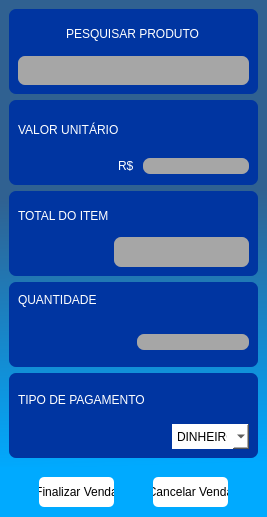
                        <widget class="QFrame" name="frame_31">
                         <property name="styleSheet">
                          <string notr="true">background-color: qlineargradient(spread:pad, x1:0.518552, y1:0.414227, x2:0.52957, y2:1, stop:0 #306191 , stop:1 #00aaff);</string>
                         </property>
                         <property name="frameShape">
                          <enum>QFrame::NoFrame</enum>
                         </property>
                         <property name="frameShadow">
                          <enum>QFrame::Raised</enum>
                         </property>
                         <layout class="QVBoxLayout" name="verticalLayout_9">
                          <property name="spacing">
                           <number>0</number>
                          </property>
                          <property name="leftMargin">
                           <number>0</number>
                          </property>
                          <property name="topMargin">
                           <number>0</number>
                          </property>
                          <property name="rightMargin">
                           <number>0</number>
                          </property>
                          <property name="bottomMargin">
                           <number>0</number>
                          </property>
                          <item>
                           <widget class="QFrame" name="frame_36">
                            <property name="maximumSize">
                             <size>
                              <width>300</width>
                              <height>16777215</height>
                             </size>
                            </property>
                            <property name="frameShape">
                             <enum>QFrame::NoFrame</enum>
                            </property>
                            <property name="frameShadow">
                             <enum>QFrame::Raised</enum>
                            </property>
                            <layout class="QGridLayout" name="gridLayout_29">
                             <item row="1" column="0">
                              <widget class="QFrame" name="frame_39">
                               <property name="minimumSize">
                                <size>
                                 <width>0</width>
                                 <height>85</height>
                                </size>
                               </property>
                               <property name="styleSheet">
                                <string notr="true">background-color: rgb(0, 53, 161);
border-radius:7px;</string>
                               </property>
                               <property name="frameShape">
                                <enum>QFrame::NoFrame</enum>
                               </property>
                               <property name="frameShadow">
                                <enum>QFrame::Raised</enum>
                               </property>
                               <layout class="QGridLayout" name="gridLayout_15">
                                <item row="0" column="0" colspan="3">
                                 <widget class="QLabel" name="label_6">
                                  <property name="styleSheet">
                                   <string notr="true">font: 11pt &quot;Arial Rounded MT Bold&quot;;
color: rgb(255, 255, 255);</string>
                                  </property>
                                  <property name="text">
                                   <string>VALOR UNITÁRIO</string>
                                  </property>
                                 </widget>
                                </item>
                                <item row="1" column="0">
                                 <spacer name="horizontalSpacer_7">
                                  <property name="orientation">
                                   <enum>Qt::Horizontal</enum>
                                  </property>
                                  <property name="sizeHint" stdset="0">
                                   <size>
                                    <width>22</width>
                                    <height>20</height>
                                   </size>
                                  </property>
                                 </spacer>
                                </item>
                                <item row="1" column="1">
                                 <widget class="QLabel" name="label_15">
                                  <property name="maximumSize">
                                   <size>
                                    <width>50</width>
                                    <height>16777215</height>
                                   </size>
                                  </property>
                                  <property name="styleSheet">
                                   <string notr="true">font: 21pt &quot;Arial Rounded MT Bold&quot;;
color: rgb(255, 255, 255);</string>
                                  </property>
                                  <property name="text">
                                   <string>R$ </string>
                                  </property>
                                 </widget>
                                </item>
                                <item row="1" column="2">
                                 <widget class="QLineEdit" name="Valor_Unit">
                                  <property name="styleSheet">
                                   <string notr="true">font: 15pt &quot;Arial Rounded MT Bold&quot;;
color: rgb(255, 255, 255);
background-color: rgb(166, 166, 166);</string>
                                  </property>
                                  <property name="text">
                                   <string/>
                                  </property>
                                  <property name="alignment">
                                   <set>Qt::AlignRight|Qt::AlignTrailing|Qt::AlignVCenter</set>
                                  </property>
                                 </widget>
                                </item>
                               </layout>
                              </widget>
                             </item>
                             <item row="0" column="0">
                              <widget class="QFrame" name="frame_38">
                               <property name="minimumSize">
                                <size>
                                 <width>0</width>
                                 <height>85</height>
                                </size>
                               </property>
                               <property name="maximumSize">
                                <size>
                                 <width>777781</width>
                                 <height>16777215</height>
                                </size>
                               </property>
                               <property name="styleSheet">
                                <string notr="true">background-color: rgb(0, 53, 161);
border-radius:7px;</string>
                               </property>
                               <property name="frameShape">
                                <enum>QFrame::StyledPanel</enum>
                               </property>
                               <property name="frameShadow">
                                <enum>QFrame::Raised</enum>
                               </property>
                               <layout class="QGridLayout" name="gridLayout_13">
                                <item row="1" column="0">
                                 <widget class="QLineEdit" name="Pesquisar_Produto">
                                  <property name="sizePolicy">
                                   <sizepolicy hsizetype="Preferred" vsizetype="Preferred">
                                    <horstretch>0</horstretch>
                                    <verstretch>0</verstretch>
                                   </sizepolicy>
                                  </property>
                                  <property name="styleSheet">
                                   <string notr="true">background-color: rgb(166, 166, 166);
font: 10pt &quot;Arial Rounded MT Bold&quot;;</string>
                                  </property>
                                  <property name="text">
                                   <string/>
                                  </property>
                                 </widget>
                                </item>
                                <item row="0" column="0">
                                 <widget class="QFrame" name="frame_43">
                                  <property name="styleSheet">
                                   <string notr="true"/>
                                  </property>
                                  <property name="frameShape">
                                   <enum>QFrame::StyledPanel</enum>
                                  </property>
                                  <property name="frameShadow">
                                   <enum>QFrame::Raised</enum>
                                  </property>
                                  <layout class="QGridLayout" name="gridLayout_14">
                                   <item row="0" column="0">
                                    <widget class="QLabel" name="label_5">
                                     <property name="sizePolicy">
                                      <sizepolicy hsizetype="Maximum" vsizetype="Preferred">
                                       <horstretch>0</horstretch>
                                       <verstretch>0</verstretch>
                                      </sizepolicy>
                                     </property>
                                     <property name="styleSheet">
                                      <string notr="true">font: 11pt &quot;Arial Rounded MT Bold&quot;;
color: rgb(255, 255, 255);</string>
                                     </property>
                                     <property name="text">
                                      <string>PESQUISAR PRODUTO</string>
                                     </property>
                                    </widget>
                                   </item>
                                  </layout>
                                 </widget>
                                </item>
                               </layout>
                              </widget>
                             </item>
                             <item row="2" column="0">
                              <widget class="QFrame" name="frame_53">
                               <property name="minimumSize">
                                <size>
                                 <width>0</width>
                                 <height>85</height>
                                </size>
                               </property>
                               <property name="styleSheet">
                                <string notr="true">background-color: rgb(0, 53, 161);
border-radius:7px;</string>
                               </property>
                               <property name="frameShape">
                                <enum>QFrame::StyledPanel</enum>
                               </property>
                               <property name="frameShadow">
                                <enum>QFrame::Raised</enum>
                               </property>
                               <layout class="QGridLayout" name="gridLayout_18">
                                <item row="0" column="0" colspan="2">
                                 <widget class="QLabel" name="label_9">
                                  <property name="styleSheet">
                                   <string notr="true">font: 11pt &quot;Arial Rounded MT Bold&quot;;
color: rgb(255, 255, 255);</string>
                                  </property>
                                  <property name="text">
                                   <string>TOTAL DO ITEM</string>
                                  </property>
                                 </widget>
                                </item>
                                <item row="1" column="0">
                                 <spacer name="horizontalSpacer_9">
                                  <property name="orientation">
                                   <enum>Qt::Horizontal</enum>
                                  </property>
                                  <property name="sizeHint" stdset="0">
                                   <size>
                                    <width>17</width>
                                    <height>20</height>
                                   </size>
                                  </property>
                                 </spacer>
                                </item>
                                <item row="1" column="1">
                                 <widget class="QLabel" name="Total_Item">
                                  <property name="minimumSize">
                                   <size>
                                    <width>135</width>
                                    <height>30</height>
                                   </size>
                                  </property>
                                  <property name="styleSheet">
                                   <string notr="true">font: 15pt &quot;Arial Rounded MT Bold&quot;;
color: rgb(255, 255, 255);
background-color: rgb(166, 166, 166);
border-radius:7px;</string>
                                  </property>
                                  <property name="text">
                                   <string/>
                                  </property>
                                 </widget>
                                </item>
                               </layout>
                              </widget>
                             </item>
                             <item row="4" column="0">
                              <widget class="QFrame" name="frame_56">
                               <property name="minimumSize">
                                <size>
                                 <width>0</width>
                                 <height>85</height>
                                </size>
                               </property>
                               <property name="styleSheet">
                                <string notr="true">background-color: rgb(0, 53, 161);
border-radius:7px;</string>
                               </property>
                               <property name="frameShape">
                                <enum>QFrame::StyledPanel</enum>
                               </property>
                               <property name="frameShadow">
                                <enum>QFrame::Raised</enum>
                               </property>
                               <layout class="QGridLayout" name="gridLayout_28">
                                <item row="0" column="0" colspan="2">
                                 <widget class="QLabel" name="label_21">
                                  <property name="styleSheet">
                                   <string notr="true">font: 11pt &quot;Arial Rounded MT Bold&quot;;
color: rgb(255, 255, 255);</string>
                                  </property>
                                  <property name="text">
                                   <string>TIPO DE PAGAMENTO</string>
                                  </property>
                                 </widget>
                                </item>
                                <item row="1" column="1">
                                 <widget class="QComboBox" name="Box_Pagamento">
                                  <property name="minimumSize">
                                   <size>
                                    <width>75</width>
                                    <height>25</height>
                                   </size>
                                  </property>
                                  <property name="styleSheet">
                                   <string notr="true">background-color: rgb(255, 255, 255);
border-radius:0px;</string>
                                  </property>
                                  <item>
                                   <property name="text">
                                    <string>DINHEIRO</string>
                                   </property>
                                  </item>
                                  <item>
                                   <property name="text">
                                    <string>CARTÃO</string>
                                   </property>
                                  </item>
                                  <item>
                                   <property name="text">
                                    <string>CHEQUE</string>
                                   </property>
                                  </item>
                                  <item>
                                   <property name="text">
                                    <string>NOTA</string>
                                   </property>
                                  </item>
                                 </widget>
                                </item>
                                <item row="1" column="0">
                                 <spacer name="horizontalSpacer_12">
                                  <property name="orientation">
                                   <enum>Qt::Horizontal</enum>
                                  </property>
                                  <property name="sizeHint" stdset="0">
                                   <size>
                                    <width>148</width>
                                    <height>20</height>
                                   </size>
                                  </property>
                                 </spacer>
                                </item>
                               </layout>
                              </widget>
                             </item>
                             <item row="3" column="0">
                              <widget class="QFrame" name="frame_40">
                               <property name="minimumSize">
                                <size>
                                 <width>0</width>
                                 <height>85</height>
                                </size>
                               </property>
                               <property name="styleSheet">
                                <string notr="true">background-color: rgb(0, 53, 161);
border-radius:7px;</string>
                               </property>
                               <property name="frameShape">
                                <enum>QFrame::StyledPanel</enum>
                               </property>
                               <property name="frameShadow">
                                <enum>QFrame::Raised</enum>
                               </property>
                               <layout class="QGridLayout" name="gridLayout_16">
                                <property name="topMargin">
                                 <number>0</number>
                                </property>
                                <property name="verticalSpacing">
                                 <number>15</number>
                                </property>
                                <item row="0" column="0" colspan="2">
                                 <widget class="QLabel" name="label_7">
                                  <property name="maximumSize">
                                   <size>
                                    <width>16777215</width>
                                    <height>25</height>
                                   </size>
                                  </property>
                                  <property name="styleSheet">
                                   <string notr="true">font: 11pt &quot;Arial Rounded MT Bold&quot;;
color: rgb(255, 255, 255);</string>
                                  </property>
                                  <property name="text">
                                   <string>QUANTIDADE</string>
                                  </property>
                                 </widget>
                                </item>
                                <item row="2" column="1">
                                 <widget class="QLineEdit" name="lineEdit_3">
                                  <property name="styleSheet">
                                   <string notr="true">font: 15pt &quot;Arial Rounded MT Bold&quot;;
color: rgb(255, 255, 255);
background-color: rgb(166, 166, 166);</string>
                                  </property>
                                  <property name="text">
                                   <string/>
                                  </property>
                                  <property name="alignment">
                                   <set>Qt::AlignRight|Qt::AlignTrailing|Qt::AlignVCenter</set>
                                  </property>
                                 </widget>
                                </item>
                                <item row="2" column="0">
                                 <spacer name="horizontalSpacer_8">
                                  <property name="orientation">
                                   <enum>Qt::Horizontal</enum>
                                  </property>
                                  <property name="sizeHint" stdset="0">
                                   <size>
                                    <width>17</width>
                                    <height>20</height>
                                   </size>
                                  </property>
                                 </spacer>
                                </item>
                               </layout>
                              </widget>
                             </item>
                            </layout>
                           </widget>
                          </item>
                          <item>
                           <widget class="QFrame" name="frame_37">
                            <property name="minimumSize">
                             <size>
                              <width>0</width>
                              <height>50</height>
                             </size>
                            </property>
                            <property name="maximumSize">
                             <size>
                              <width>16777215</width>
                              <height>50</height>
                             </size>
                            </property>
                            <property name="styleSheet">
                             <string notr="true">background-color: #00aaff;</string>
                            </property>
                            <property name="frameShape">
                             <enum>QFrame::NoFrame</enum>
                            </property>
                            <property name="frameShadow">
                             <enum>QFrame::Raised</enum>
                            </property>
                            <layout class="QGridLayout" name="gridLayout_33">
                             <property name="leftMargin">
                              <number>0</number>
                             </property>
                             <property name="topMargin">
                              <number>0</number>
                             </property>
                             <property name="rightMargin">
                              <number>0</number>
                             </property>
                             <property name="bottomMargin">
                              <number>0</number>
                             </property>
                             <property name="spacing">
                              <number>0</number>
                             </property>
                             <item row="0" column="0">
                              <widget class="QPushButton" name="FinalizarVenda">
                               <property name="sizePolicy">
                                <sizepolicy hsizetype="Preferred" vsizetype="Preferred">
                                 <horstretch>0</horstretch>
                                 <verstretch>0</verstretch>
                                </sizepolicy>
                               </property>
                               <property name="maximumSize">
                                <size>
                                 <width>75</width>
                                 <height>30</height>
                                </size>
                               </property>
                               <property name="styleSheet">
                                <string notr="true">QPushButton{
background-color: rgb(255, 255, 255);

font: 87 7pt &quot;Segoe UI Black&quot;;

border-radius:5px;
}
QPushButton:hover{
background-color: rgb(157, 157, 157);

}</string>
                               </property>
                               <property name="text">
                                <string>Finalizar Venda</string>
                               </property>
                              </widget>
                             </item>
                             <item row="0" column="1">
                              <widget class="QPushButton" name="Cancelar_Venda">
                               <property name="sizePolicy">
                                <sizepolicy hsizetype="Preferred" vsizetype="Preferred">
                                 <horstretch>0</horstretch>
                                 <verstretch>0</verstretch>
                                </sizepolicy>
                               </property>
                               <property name="maximumSize">
                                <size>
                                 <width>75</width>
                                 <height>30</height>
                                </size>
                               </property>
                               <property name="styleSheet">
                                <string notr="true">QPushButton{
background-color: rgb(255, 255, 255);

font: 87 7pt &quot;Segoe UI Black&quot;;

border-radius:5px;
}
QPushButton:hover{
background-color: rgb(157, 157, 157);
}</string>
                               </property>
                               <property name="text">
                                <string>Cancelar Venda</string>
                               </property>
                              </widget>
                             </item>
                            </layout>
                           </widget>
                          </item>
                         </layout>
                        </widget>
